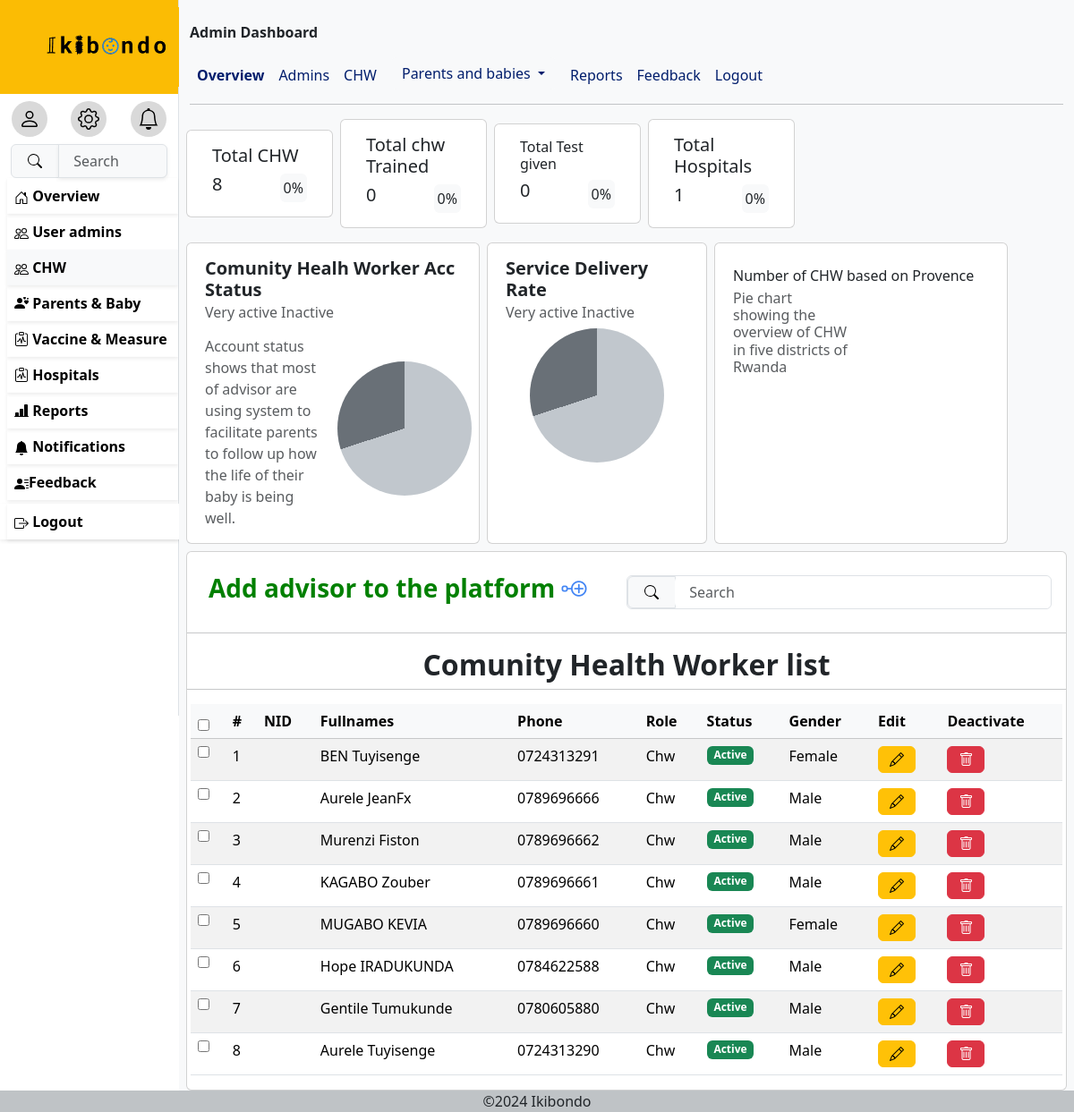
Screenshot of /chw (signed in) with the database file from the repository.
### ikibondoapp/models.py (models this page shows, shortened)
class Myuser(AbstractUser):
    ROLE_CHOICES = [
        ('Nurse', 'Nurse'),
        ('Superadmin', 'Superadmin'),
        ('Chw', 'Chw'),
        ('Parent', 'Parent'),
    ]
    GENDER_CHOICES = [
        ('Male', 'Male'),
        ('Female', 'Female'),
    ]
    username=None
    phone_number=models.CharField(max_length=10,validators=[
            RegexValidator(
                regex=r'^\d{10}$',
                message="Phone number must be 10 digits long.",
                code='invalid_phone_number'
            )
            ],
        unique=True)
    email=models.EmailField(unique=True,blank=True)
    role=models.CharField(choices=[('Nurse','Nurse'),('Superadmin','Superadmin'),('Chw','Chw'),('Parent','Parent')],max_length=50)
    gender= models.CharField(choices=[('Male','Male'),('Female','Female')],max_length=20)
    Age= models.PositiveIntegerField(null=True,validators=[
            RegexValidator(
                regex=r'^\d{2}$',
                message="age must be 2 digits long.",
                code='invalid_age_value'
            )
            ])
    need_password_change=models.BooleanField(default=True)
    USERNAME_FIELD='phone_number'
    REQUIRED_FIELDS=['email']
    object=CustomUserManager()

### ikibondoapp/views.py (the view)
# urls.py: path('chw',chw,name='chw'),
@login_required(login_url='/login/')
def chw(request):
    user=request.user
    myuser=Myuser.objects.filter(role='Chw').order_by('-date_joined')
    return render(request,'chw.html',{'user':user,'userss':myuser,'totals':total})

### TEMPLATES/chw.html (shortened to what this page needs)
{% extends 'base.html' %}
{%block menu%}
     <a href="{% url 'useradmin' %}" class="remove">
      <div class="p-2 ms-2 shadow-sm fw-bold hovs">
        Overview</div>
     </a>
     {%if user.role == 'Superadmin'%}
     <a href="{% url 'admins'%}" class="remove">
      <div class="p-2 ms-2 shadow-sm fw-bold hovs">
        User admins
       </div>
     </a>
     {%endif%}
     {% if user.role == 'Superadmin' or user.role == 'Nurse'%}
     <a href="{% url 'chw'%}" class="remove">
      <div class="p-2 ms-2 shadow-sm fw-bold bg-light  hovs">
        CHW
       </div>
     </a>
     {%endif%}
     <a href="{% url 'parents' %}" class="remove hovs">
      <div class="p-2  ms-2 shadow-sm fw-bold hovs">
        <i class="bi bi-person-hearts"></i>
         Parents & Baby</div>
     </a>
     <a href="{% url 'vaccine' %}" class="remove">
      <div class="p-2 ms-2 shadow-sm fw-bold hovs">
        <i class="bi bi-clipboard-pulse"></i>
         Vaccine & Measure</div>
     </a>
     {% if user.role == 'Superadmin' or user.role == 'Nurse'%}
     <a href="{% url 'hospitals' %}" class="remove">
      <div class="p-2 ms-2 shadow-sm fw-bold  hovs">
        <i class="bi bi-clipboard-pulse"></i>
         Hospitals</div>
     </a>
     <a href="{% url 'reports' %}" class="remove">
      <div class="p-2 ms-2 shadow-sm fw-bold  hovs">
        <i class="bi bi-bar-chart-line-fill"></i>
        Reports</div>
     </a>
     {%endif%}
     <a href="{% url 'notification'%}" class="remove">
      <div class="p-2 ms-2 shadow-sm fw-bold  hovs">
        <svg xmlns="http://www.w3.org/2000/svg" width="16" height="16" fill="currentColor" class="bi bi-bell-fill" viewBox="0 0 16 16">
          <path d="M8 16a2 2 0 0 0 2-2H6a2 2 0 0 0 2 2m.995-14.901a1 1 0 1 0-1.99 0A5 5 0 0 0 3 6c0 1.098-.5 6-2 7h14c-1.5-1-2-5.902-2-7 0-2.42-1.72-4.44-4.005-4.901"/>
        </svg>
         Notifications</div>
     </a>
     {%if user.role == 'Superadmin' or user.role == 'Nurse'%}
     <a href="{% url 'adminfeedback'%}" class="remove">
      <div class="p-2 ms-2 shadow-sm fw-bold  hovs">
        Feedback
        </div>
     </a>
     {%endif%}
        <div>
        <form method="post" action="{% url 'logout' %}" class="container-fluid p-0 shadow-sm mt-1">
          <button type="submit" class="p-2 ms-2 shadow-sm fw-bold container-fluid border-0 bg-white text-start hovs">
             Logout</button>
          </form>
         </div>
{%endblock%}
{% block content%}
            <div class="row px-2 hstack gap-2">
               <div class="card col-md-2 hov">
                 <div class="card-body">
                   <h5 class="card-title">Total CHW</h5>
                   <div class="hstack">
                   <div class="card-link fs-5 h1">
                    {{totals.totalchw}}
                   </div>
                   <div class="card-link bg-light p-1 rounded ms-auto">0%</div>
                   </div>
                 </div>
               </div>
               <div class="card col-md-2 hov">
                 <div class="card-body">
                   <h5 class="card-title">Total chw Trained</h5>
                   <div class="hstack">
                   <div class="card-link fs-5 h1">{{totals.totalbabies}}</div>
                   <div class="card-link bg-light rounded p-1 ms-auto">0%</div>
                   </div>
                 </div>
               </div>
               <div class="card col-md-2 hov">
                 <div class="card-body">
                   <h5 class="card-title h6">Total Test given</h5>
                   <div class="hstack">
                   <div class="card-link fs-5 h1">{{totals.totaltests}}</div>
                   <div class="card-link bg-light rounded p-1 ms-auto">0%</div>
                   </div>
                 </div>
               </div>
               <div class="card col-md-2 hov">
                 <div class="card-body">
                   <h5 class="card-title">Total Hospitals</h5>
                   <div class="hstack">
                   <div class="card-link fs-5 h1">{{totals.totalhospital}}</div>
                   <div class="card-link bg-light hov rounded p-1 ms-auto">0%</div>
                   </div>
                 </div>
               </div>
             </div>
             <div class="gx-2 row gap-2 mt-3">
               <div class="card col-md-4">
                 <div class="card-body">
                   <h5 class="card-title"><b>Comunity Healh Worker Acc Status</b></h5>
                   <h6 class="card-subtitle mb-2 text-body-secondary">Very active Inactive</h6>
                   <div class="hstack row">
                    <p class="card-subtitle mt-2 text-body-secondary col-md-6">Account status shows that most of advisor are using system to facilitate parents to follow up how the life of their baby is being well.</p>
                    <div class="circle-graph ms-auto col-md-6"></div>
                   </div>
                 </div>
               </div>
               <div class="card col-md-3">
                 <div class="card-body">
                   <h5 class="card-title"><b>Service Delivery Rate</b></h5>
                   <h6 class="card-subtitle mb-2 text-body-secondary">Very active  Inactive</h6>
                   <div class="circle-graph m-auto"></div>
                 </div>
               </div>
               <div class="card col-md-4">
                 <div class="card-body">
                   <div class="card-title">Number of CHW based on Provence</div>
                   <div class="vstack row">
                    <h6 class="card-subtitle mb-2 text-body-secondary col-md-6">Pie chart showing the overview of CHW in five districts of Rwanda </h6>
                   </div>
                 </div>
               </div>
             </div>
             <div class="row gx-2 card  mt-2">
                <div class="card-body">
               <div class="hstack">
                <a href="{% url 'addchw' %}" style="text-decoration: none;color: #000;">
                  <h3 class="p-2" style="color:green;font-weight: bold;">Add advisor to the platform <i class="bi bi-node-plus" style="color:#4285F4;"></i></h3>
                </a>
                <form class="form-control ms-auto p-0 w-50">
                    <div class="input-group">
                      <span class="input-group-text" id="basic-addon1"><button type="button" class="border-0 bg-light">
                        <svg xmlns="http://www.w3.org/2000/svg" width="16" height="16" fill="currentColor" class="bi bi-search" viewBox="0 0 16 16">
                        <path d="M11.742 10.344a6.5 6.5 0 1 0-1.397 1.398h-.001q.044.06.098.115l3.85 3.85a1 1 0 0 0 1.415-1.414l-3.85-3.85a1 1 0 0 0-.115-.1zM12 6.5a5.5 5.5 0 1 1-11 0 5.5 5.5 0 0 1 11 0"/>
                        </svg>
                        </button>
                      </span>
                      <input type="text" class="form-control rounded border-0" placeholder=" Search" aria-label="Username" aria-describedby="basic-addon1">
                    </div>
                  </form>
               </div>
             </div>
             <hr>
             <h2><center><b>Comunity Health Worker list</b></center></h2>
             <hr>
             <div class="table-responsive ">
                <table class="table table-striped table-hover ">
                    <thead class="table-light">
                        <th scope="col"><input type="checkbox" id="selectAll"/></th>
                        <th scope="col">#</th>
                        <th scope="col">NID</th>
                        <th scope="col">Fullnames</th>
                        <th scope="col">Phone</th>
                        <th scope="col">Role</th>
                        <th scope="col">Status</th>
                        <th scope="col">Gender</th>
                        <th scope="col">Edit</th>
                        <th scope="col">Deactivate</th>
                    </thead>
                    <tbody id="userTableBody">
                      {% for users in userss %}
                      <tr>
                        <td><input type="checkbox" class="userCheckbox" /></td>
                        <td>{{ forloop.counter }}</td>
                        <td>{{ chw.nid }}</td>
                        <td>{{ users.first_name }} {{ users.last_name }}</td>
                        <td>{{ users.phone_number }}</td>
                        <td>{{ users.role }}</td>
                        <td>
                          {%if users.is_active %}
                          <span class="badge bg-success">Active</span>
                          {%else%}
                          <span class="badge bg-danger">Inactive</span>
                          {%endif%}
                        </td>
                        <td>{{ users.gender }}</td>
                        <td>
                          <a href="{% url 'userdetail' phone=users.phone_number %}">
                          <button
                            class="btn btn-md btn-warning editButton"
                            data-bs-toggle="modal"
                            data-bs-target="#editUserModal"
                          >
                            <i class="bi bi-pencil"></i>
                          </button>
                        </a>
                        </td>
                        <td>
                          <button class="btn btn-md btn-danger deleteButton">
                            <i class="bi bi-trash"></i>
                          </button>
                        </td>
                      </tr>
                      {% empty %}
                      <tr>
                        <td colspan="10" class="text-center">No users found</td>
                      </tr>
                      {% endfor %}
                    </tbody>
                 </table>
             </div>
            </div>
{%endblock%}

### TEMPLATES/base.html (style rules this page uses)
*, *::before, *::after { box-sizing: border-box; }
* { margin: 0; }
body { font-family: system-ui; max-width: 100%; margin-inline: auto; }
.circle-graph { width: 150px; height: 150px; border-radius: 50%; background: conic-gradient( #C1C7CD 0% 70%, #697077 70% 100% ); }
.remove { text-decoration: none; color: #000; font-weight: bolder; }

### rows the page displays
Myuser: first_name "BEN", last_name "Tuyisenge", phone_number "0724313291", role "Chw", is_active "Active", gender "Female"
Myuser: first_name "Aurele", last_name "JeanFx", phone_number "0789696666", role "Chw", is_active "Active", gender "Male"
Myuser: first_name "Murenzi", last_name "Fiston", phone_number "0789696662", role "Chw", is_active "Active", gender "Male"
Myuser: first_name "KAGABO", last_name "Zouber", phone_number "0789696661", role "Chw", is_active "Active", gender "Male"
Myuser: first_name "MUGABO", last_name "KEVIA", phone_number "0789696660", role "Chw", is_active "Active", gender "Female"
Myuser: first_name "Hope", last_name "IRADUKUNDA", phone_number "0784622588", role "Chw", is_active "Active", gender "Male"
Myuser: first_name "Gentile", last_name "Tumukunde", phone_number "0780605880", role "Chw", is_active "Active", gender "Male"
Myuser: first_name "Aurele", last_name "Tuyisenge", phone_number "0724313290", role "Chw", is_active "Active", gender "Male"

### other values shown
{{ totals.totalchw }} "8"
{{ totals.totalbabies }} "0"
{{ totals.totaltests }} "0"
{{ totals.totalhospital }} "1"
